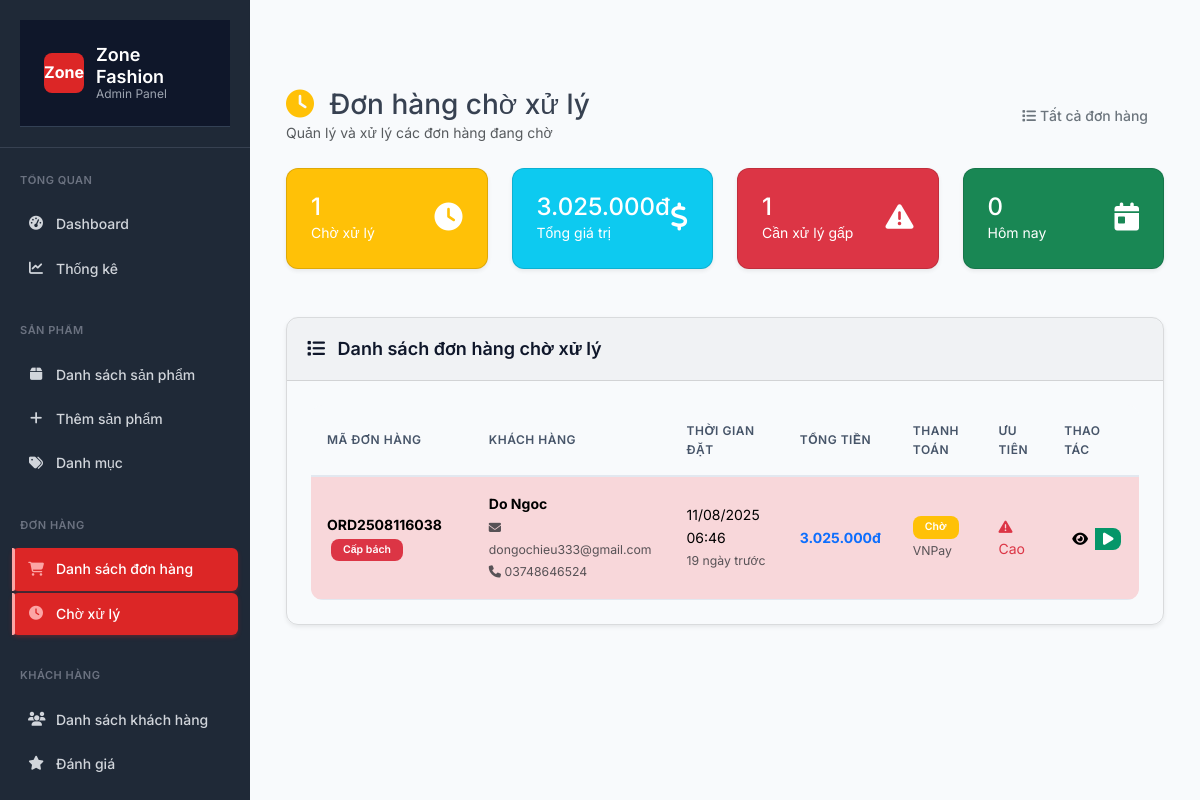
The page /admin/orders/pending (signed in) on the database its author committed.
### tables this page shows
CREATE TABLE IF NOT EXISTS `orders` (
  `id` int NOT NULL AUTO_INCREMENT,
  `user_id` int DEFAULT NULL,
  `order_code` varchar(20) NOT NULL,
  `customer_name` varchar(100) NOT NULL,
  `customer_email` varchar(100) NOT NULL,
  `customer_phone` varchar(20) DEFAULT NULL,
  `subtotal` decimal(10,2) NOT NULL DEFAULT '0.00',
  `tax_amount` decimal(10,2) NOT NULL DEFAULT '0.00',
  `shipping_amount` decimal(10,2) NOT NULL DEFAULT '0.00',
  `discount_amount` decimal(10,2) NOT NULL DEFAULT '0.00',
  `total_amount` decimal(10,2) NOT NULL,
  `status` enum('pending','processing','shipped','delivered','cancelled','refunded') NOT NULL DEFAULT 'pending',
  `payment_method` enum('cod','bank_transfer','vnpay','momo','zalopay','credit_card') DEFAULT 'cod',
  `payment_status` enum('pending','paid','failed','refunded') DEFAULT 'pending',
  `shipping_address` json NOT NULL,
  `billing_address` json DEFAULT NULL,
  `notes` text,
  `admin_notes` text,
  `shipped_at` timestamp NULL DEFAULT NULL,
  `delivered_at` timestamp NULL DEFAULT NULL,
  `created_at` timestamp NOT NULL DEFAULT CURRENT_TIMESTAMP,
  `updated_at` timestamp NOT NULL DEFAULT CURRENT_TIMESTAMP ON UPDATE CURRENT_TIMESTAMP,
  PRIMARY KEY (`id`),
  UNIQUE KEY `orders_order_code_unique` (`order_code`),
  KEY `orders_user_id_foreign` (`user_id`),
  KEY `orders_status_index` (`status`),
  KEY `orders_payment_status_index` (`payment_status`),
  KEY `orders_created_at_index` (`created_at`),
  KEY `orders_user_status_date` (`user_id`,`status`,`created_at`),
  KEY `orders_status_payment_date` (`status`,`payment_status`,`created_at`)
);

### app/views/admin/orders/pending.php (the view, shortened to what the rows shown need)
<div class="container-fluid">
    <div class="row mb-4">
        <div class="col-12">
            <div class="d-flex justify-content-between align-items-center">
                <div>
                    <h1 class="h3 mb-0">
                        <i class="fas fa-clock text-warning me-2"></i>
                        Đơn hàng chờ xử lý
                    </h1>
                    <p class="text-muted mb-0">Quản lý và xử lý các đơn hàng đang chờ</p>
                </div>
                <div>
                    <a href="/zone-fashion/admin/orders" class="btn btn-outline-secondary">
                        <i class="fas fa-list"></i> Tất cả đơn hàng
                    </a>
                </div>
            </div>
        </div>
    </div>
    <div class="row mb-4">
        <div class="col-md-3">
            <div class="card bg-warning text-white">
                <div class="card-body">
                    <div class="d-flex justify-content-between">
                        <div>
                            <h4 class="mb-0"><?= count($orders) ?></h4>
                            <p class="mb-0">Chờ xử lý</p>
                        </div>
                        <div class="align-self-center">
                            <i class="fas fa-clock fa-2x"></i>
                        </div>
                    </div>
                </div>
            </div>
        </div>
        <div class="col-md-3">
            <div class="card bg-info text-white">
                <div class="card-body">
                    <div class="d-flex justify-content-between">
                        <div>
                            <h4 class="mb-0"><?= number_format(array_sum(array_column($orders, 'total_amount')), 0, ',', '.') ?>đ</h4>
                            <p class="mb-0">Tổng giá trị</p>
                        </div>
                        <div class="align-self-center">
                            <i class="fas fa-dollar-sign fa-2x"></i>
                        </div>
                    </div>
                </div>
            </div>
        </div>
        <div class="col-md-3">
            <div class="card bg-danger text-white">
                <div class="card-body">
                    <div class="d-flex justify-content-between">
                        <div>
                            <?php
                            $urgentOrders = array_filter($orders, function($order) {
                                return (time() - strtotime($order['created_at'])) > 86400;
                            });
                            ?>
                            <h4 class="mb-0"><?= count($urgentOrders) ?></h4>
                            <p class="mb-0">Cần xử lý gấp</p>
                        </div>
                        <div class="align-self-center">
                            <i class="fas fa-exclamation-triangle fa-2x"></i>
                        </div>
                    </div>
                </div>
            </div>
        </div>
        <div class="col-md-3">
            <div class="card bg-success text-white">
                <div class="card-body">
                    <div class="d-flex justify-content-between">
                        <div>
                            <?php
                            $todayOrders = array_filter($orders, function($order) {
                                return date('Y-m-d', strtotime($order['created_at'])) === date('Y-m-d');
                            });
                            ?>
                            <h4 class="mb-0"><?= count($todayOrders) ?></h4>
                            <p class="mb-0">Hôm nay</p>
                        </div>
                        <div class="align-self-center">
                            <i class="fas fa-calendar-day fa-2x"></i>
                        </div>
                    </div>
                </div>
            </div>
        </div>
    </div>
    <div class="card">
        <div class="card-header">
            <h5 class="card-title mb-0">
                <i class="fas fa-list me-2"></i>
                Danh sách đơn hàng chờ xử lý
            </h5>
        </div>
        <div class="card-body">
            <?php if (count($orders) > 0): ?>
                <div class="table-responsive">
                    <table class="table table-hover">
                        <thead>
                            <tr>
                                <th>Mã đơn hàng</th>
                                <th>Khách hàng</th>
                                <th>Thời gian đặt</th>
                                <th>Tổng tiền</th>
                                <th>Thanh toán</th>
                                <th>Ưu tiên</th>
                                <th>Thao tác</th>
                            </tr>
                        </thead>
                        <tbody>
                            <?php foreach ($orders as $order): ?>
                                <?php
                                $hoursSinceCreated = (time() - strtotime($order['created_at'])) / 3600;
                                $priorityClass = $hoursSinceCreated > 24 ? 'table-danger' : ($hoursSinceCreated > 12 ? 'table-warning' : '');
                                ?>
                                <tr class="<?= $priorityClass ?>">
                                    <td>
                                        <strong><?= htmlspecialchars($order['order_code']) ?></strong>
                                        <?php if ($hoursSinceCreated > 24): ?>
                                            <span class="badge bg-danger ms-1">Cấp bách</span>
                                        <?php elseif ($hoursSinceCreated > 12): ?>
                                            <span class="badge bg-warning ms-1">Khẩn cấp</span>
                                        <?php endif; ?>
                                    </td>
                                    <td>
                                        <div>
                                            <strong><?= htmlspecialchars($order['customer_name']) ?></strong>
                                            <br>
                                            <small class="text-muted">
                                                <i class="fas fa-envelope"></i>
                                                <?= htmlspecialchars($order['customer_email']) ?>
                                            </small>
                                            <?php if (!empty($order['customer_phone'])): ?>
                                                <br>
                                                <small class="text-muted">
                                                    <i class="fas fa-phone"></i>
                                                    <?= htmlspecialchars($order['customer_phone']) ?>
                                                </small>
                                            <?php endif; ?>
                                        </div>
                                    </td>
                                    <td>
                                        <div>
                                            <?= date('d/m/Y H:i', strtotime($order['created_at'])) ?>
                                            <br>
                                            <small class="text-muted">
                                                <?php
                                                if ($hoursSinceCreated < 1) {
                                                    echo floor($hoursSinceCreated * 60) . ' phút trước';
                                                } elseif ($hoursSinceCreated < 24) {
                                                    echo floor($hoursSinceCreated) . ' giờ trước';
                                                } else {
                                                    echo floor($hoursSinceCreated / 24) . ' ngày trước';
                                                }
                                                ?>
                                            </small>
                                        </div>
                                    </td>
                                    <td>
                                        <strong class="text-primary">
                                            <?= number_format($order['total_amount'], 0, ',', '.') ?>đ
                                        </strong>
                                    </td>
                                    <td>
                                        <?php
                                        $paymentStatusMap = [
                                            'pending' => ['class' => 'warning', 'text' => 'Chờ'],
                                            'paid' => ['class' => 'success', 'text' => 'Đã thanh toán'],
                                            'failed' => ['class' => 'danger', 'text' => 'Thất bại'],
                                            'refunded' => ['class' => 'info', 'text' => 'Đã hoàn tiền']
                                        ];
                                        $paymentStatus = $paymentStatusMap[$order['payment_status']] ?? ['class' => 'secondary', 'text' => 'Không xác định'];
                                        ?>
                                        <span class="badge bg-<?= $paymentStatus['class'] ?>">
                                            <?= $paymentStatus['text'] ?>
                                        </span>
                                        <br>
                                        <small class="text-muted">
                                            <?php
                                            $paymentMethodMap = [
                                                'cod' => 'Tiền mặt',
                                                'bank_transfer' => 'Chuyển khoản',
                                                'vnpay' => 'VNPay',
                                                'momo' => 'MoMo',
                                                'zalopay' => 'ZaloPay',
                                                'credit_card' => 'Thẻ tín dụng'
                                            ];
                                            echo $paymentMethodMap[$order['payment_method']] ?? $order['payment_method'];
                                            ?>
                                        </small>
                                    </td>
                                    <td>
                                        <?php if ($hoursSinceCreated > 24): ?>
                                            <i class="fas fa-exclamation-triangle text-danger" title="Cần xử lý gấp - Quá 24 giờ"></i>
                                            <span class="text-danger">Cao</span>
                                        <?php elseif ($hoursSinceCreated > 12): ?>
                                            <i class="fas fa-exclamation-circle text-warning" title="Khẩn cấp - Quá 12 giờ"></i>
                                            <span class="text-warning">Trung bình</span>
                                        <?php else: ?>
                                            <i class="fas fa-check-circle text-success" title="Bình thường"></i>
                                            <span class="text-success">Thấp</span>
                                        <?php endif; ?>
                                    </td>
                                    <td>
                                        <div class="btn-group" role="group">
                                            <a href="/zone-fashion/admin/orders/show/<?= $order['id'] ?>"
                                               class="btn btn-sm btn-outline-primary"
                                               title="Xem chi tiết">
                                                <i class="fas fa-eye"></i>
                                            </a>
                                            <button class="btn btn-sm btn-success"
                                                    onclick="processOrder(<?= $order['id'] ?>)"
                                                    title="Xử lý đơn hàng">
                                                <i class="fas fa-play"></i>
                                            </button>
                                        </div>
                                    </td>
                                </tr>
                            <?php endforeach; ?>
                        </tbody>
                    </table>
                </div>
            <?php endif; ?>
        </div>
    </div>
</div>

### rows shown on the page
orders: created_at "1", created_at "0", order_code "ORD2508116038", shows "Cấp bách", customer_name "Do Ngoc", customer_email "dongochieu333@gmail.com", customer_phone "03748646524", created_at "11/08/2025 06:46", total_amount "3.025.000", payment_status "Chờ", payment_method "VNPay", shows "Cao"

### other values the page prints
count($orders) "1"
array_sum(array_column($orders, 'total_amount')) "3.025.000"
